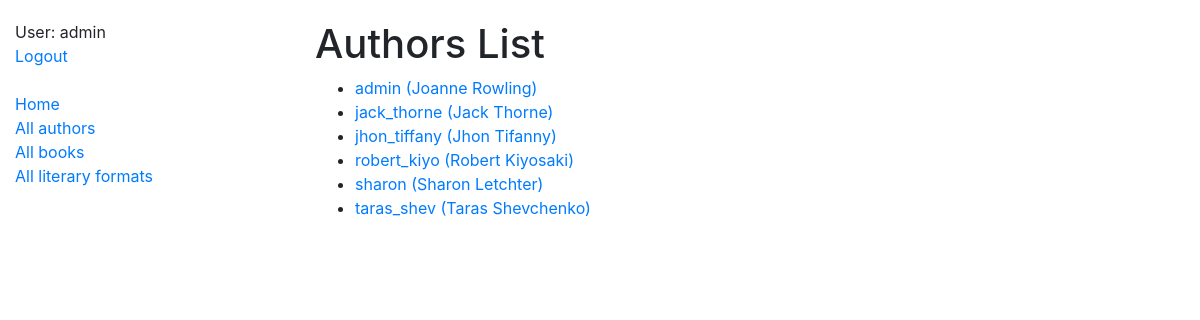
The page /catalog/authors/ (signed in) on the database its author committed.
### catalog/models.py (models this page shows, shortened)
class Author(AbstractUser):
    pseudonym = models.CharField(max_length=63, null=True, blank=True)
    class Meta:
        ordering = ["username"]
    def get_absolute_url(self):
        return reverse("catalog:author-detail", args=[str(self.id)])

### catalog/views.py (the view)
class AuthorListView(LoginRequiredMixin, generic.ListView):
    model = Author

### templates/catalog/author_list.html
{% extends "base.html" %}
{% block content %}
    <h1>Authors List</h1>
    {% if author_list %}
    <ul>
      {% for author in author_list %}
      <li>
        <a href="{{ author.get_absolute_url }}">{{ author.username }} ({{ author.first_name }} {{ author.last_name }})</a>
      </li>
      {% endfor %}
    </ul>
    {% else %}
      <p>There are no authors in library</p>
    {% endif %}
{% endblock %}

### templates/includes/sidebar.html
<ul class="sidebar-nav">
  {% if user.is_authenticated %}
    <li>User: {{ user.username }}</li>
    <li><a href="{% url 'logout' %}">Logout</a></li>
  {% else %}
    <li><a href="{% url 'login' %}">Login</a></li>
  {% endif %}
  <br>
  <li><a href="{% url 'catalog:index' %}">Home</a></li>
  <li><a href="{% url 'catalog:author-list' %}">All authors</a></li>
  <li><a href="{% url 'catalog:book-list' %}">All books</a></li>
  <li><a href="{% url 'catalog:literary-format-list' %}">All literary formats</a></li>
</ul>

### static/css/style.css (style rules this page uses)
body { margin-top: 20px; }
.sidebar-nav { padding: 0; list-style: none; }

### rows shown on the page
Author: username "admin", first_name "Joanne", last_name "Rowling"
Author: username "jack_thorne", first_name "Jack", last_name "Thorne"
Author: username "jhon_tiffany", first_name "Jhon", last_name "Tifanny"
Author: username "robert_kiyo", first_name "Robert", last_name "Kiyosaki"
Author: username "sharon", first_name "Sharon", last_name "Letchter"
Author: username "taras_shev", first_name "Taras", last_name "Shevchenko"
